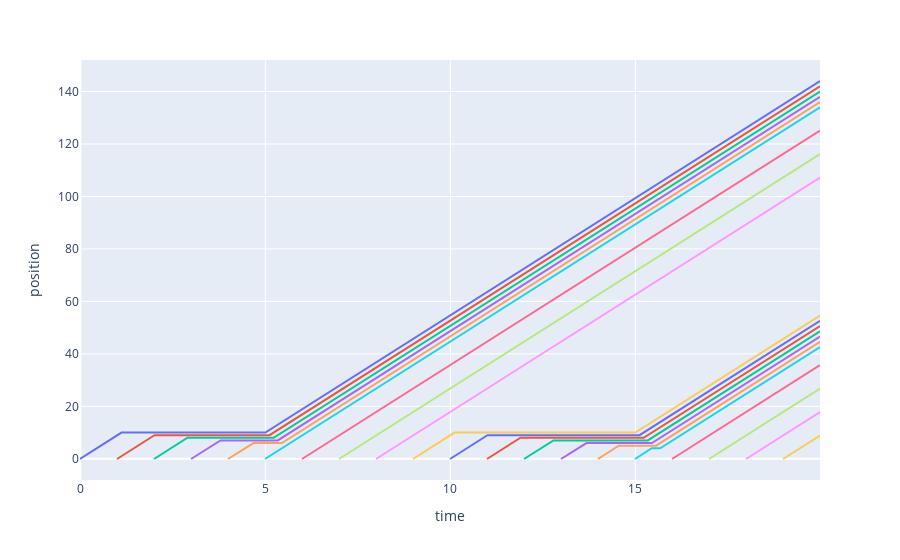

This figure's notebook cell:
### Code cell
display_dt_diagram_interactive(cars)

### Figure 1 — Plotly figure (JSON) as saved in the notebook; plotly's stock layout.template omitted (floating-point values rounded to 4 significant figures)
{"data": [{"hovertemplate": "id=0<br>time=%{x}<br>position=%{y}<extra></extra>", "legendgroup": "0", "line": {"color": "#636efa", "dash": "solid"}, "marker": {"symbol": "circle"}, "mode": "lines", "name": "0", "orientation": "v", "showlegend": true, "type": "scatter", "x": [-0.01, 1.112, 5.0, 19.99], "xaxis": "x", "y": [-0.08941, 10, 10, 144.0], "yaxis": "y"}, {"hovertemplate": "id=1<br>time=%{x}<br>position=%{y}<extra></extra>", "legendgroup": "1", "line": {"color": "#EF553B", "dash": "solid"}, "marker": {"symbol": "circle"}, "mode": "lines", "name": "1", "orientation": "v", "showlegend": true, "type": "scatter", "x": [0.99, 2.003, 5.112, 19.99], "xaxis": "x", "y": [-0.08941, 9, 9, 142.0], "yaxis": "y"}, {"hovertemplate": "id=2<br>time=%{x}<br>position=%{y}<extra></extra>", "legendgroup": "2", "line": {"color": "#00cc96", "dash": "solid"}, "marker": {"symbol": "circle"}, "mode": "lines", "name": "2", "orientation": "v", "showlegend": true, "type": "scatter", "x": [1.99, 2.895, 5.224, 19.99], "xaxis": "x", "y": [-0.08941, 8, 8, 140.0], "yaxis": "y"}, {"hovertemplate": "id=3<br>time=%{x}<br>position=%{y}<extra></extra>", "legendgroup": "3", "line": {"color": "#ab63fa", "dash": "solid"}, "marker": {"symbol": "circle"}, "mode": "lines", "name": "3", "orientation": "v", "showlegend": true, "type": "scatter", "x": [2.99, 3.787, 5.336, 19.99], "xaxis": "x", "y": [-0.08941, 7, 7, 138.0], "yaxis": "y"}, {"hovertemplate": "id=4<br>time=%{x}<br>position=%{y}<extra></extra>", "legendgroup": "4", "line": {"color": "#FFA15A", "dash": "solid"}, "marker": {"symbol": "circle"}, "mode": "lines", "name": "4", "orientation": "v", "showlegend": true, "type": "scatter", "x": [3.99, 4.679, 5.447, 19.99], "xaxis": "x", "y": [-0.08941, 6, 6, 136.0], "yaxis": "y"}, {"hovertemplate": "id=5<br>time=%{x}<br>position=%{y}<extra></extra>", "legendgroup": "5", "line": {"color": "#19d3f3", "dash": "solid"}, "marker": {"symbol": "circle"}, "mode": "lines", "name": "5", "orientation": "v", "showlegend": true, "type": "scatter", "x": [4.99, 19.99], "xaxis": "x", "y": [-0.08941, 134.0], "yaxis": "y"}, {"hovertemplate": "id=6<br>time=%{x}<br>position=%{y}<extra></extra>", "legendgroup": "6", "line": {"color": "#FF6692", "dash": "solid"}, "marker": {"symbol": "circle"}, "mode": "lines", "name": "6", "orientation": "v", "showlegend": true, "type": "scatter", "x": [5.99, 19.99], "xaxis": "x", "y": [-0.08941, 125.1], "yaxis": "y"}, {"hovertemplate": "id=7<br>time=%{x}<br>position=%{y}<extra></extra>", "legendgroup": "7", "line": {"color": "#B6E880", "dash": "solid"}, "marker": {"symbol": "circle"}, "mode": "lines", "name": "7", "orientation": "v", "showlegend": true, "type": "scatter", "x": [6.99, 19.99], "xaxis": "x", "y": [-0.08941, 116.1], "yaxis": "y"}, {"hovertemplate": "id=8<br>time=%{x}<br>position=%{y}<extra></extra>", "legendgroup": "8", "line": {"color": "#FF97FF", "dash": "solid"}, "marker": {"symbol": "circle"}, "mode": "lines", "name": "8", "orientation": "v", "showlegend": true, "type": "scatter", "x": [7.99, 19.99], "xaxis": "x", "y": [-0.08941, 107.2], "yaxis": "y"}, {"hovertemplate": "id=9<br>time=%{x}<br>position=%{y}<extra></extra>", "legendgroup": "9", "line": {"color": "#FECB52", "dash": "solid"}, "marker": {"symbol": "circle"}, "mode": "lines", "name": "9", "orientation": "v", "showlegend": true, "type": "scatter", "x": [8.99, 10.11, 15.0, 19.99], "xaxis": "x", "y": [-0.08941, 10, 10, 54.61], "yaxis": "y"}, {"hovertemplate": "id=10<br>time=%{x}<br>position=%{y}<extra></extra>", "legendgroup": "10", "line": {"color": "#636efa", "dash": "solid"}, "marker": {"symbol": "circle"}, "mode": "lines", "name": "10", "orientation": "v", "showlegend": true, "type": "scatter", "x": [9.99, 11.0, 15.11, 19.99], "xaxis": "x", "y": [-0.08941, 9, 9, 52.61], "yaxis": "y"}, {"hovertemplate": "id=11<br>time=%{x}<br>position=%{y}<extra></extra>", "legendgroup": "11", "line": {"color": "#EF553B", "dash": "solid"}, "marker": {"symbol": "circle"}, "mode": "lines", "name": "11", "orientation": "v", "showlegend": true, "type": "scatter", "x": [10.99, 11.9, 15.22, 19.99], "xaxis": "x", "y": [-0.08941, 8, 8, 50.61], "yaxis": "y"}, {"hovertemplate": "id=12<br>time=%{x}<br>position=%{y}<extra></extra>", "legendgroup": "12", "line": {"color": "#00cc96", "dash": "solid"}, "marker": {"symbol": "circle"}, "mode": "lines", "name": "12", "orientation": "v", "showlegend": true, "type": "scatter", "x": [11.99, 12.79, 15.34, 19.99], "xaxis": "x", "y": [-0.08941, 7, 7, 48.61], "yaxis": "y"}, {"hovertemplate": "id=13<br>time=%{x}<br>position=%{y}<extra></extra>", "legendgroup": "13", "line": {"color": "#ab63fa", "dash": "solid"}, "marker": {"symbol": "circle"}, "mode": "lines", "name": "13", "orientation": "v", "showlegend": true, "type": "scatter", "x": [12.99, 13.68, 15.45, 19.99], "xaxis": "x", "y": [-0.08941, 6, 6, 46.61], "yaxis": "y"}, {"hovertemplate": "id=14<br>time=%{x}<br>position=%{y}<extra></extra>", "legendgroup": "14", "line": {"color": "#FFA15A", "dash": "solid"}, "marker": {"symbol": "circle"}, "mode": "lines", "name": "14", "orientation": "v", "showlegend": true, "type": "scatter", "x": [13.99, 14.55, 15.56, 19.99], "xaxis": "x", "y": [-0.08941, 5, 5, 44.61], "yaxis": "y"}, {"hovertemplate": "id=15<br>time=%{x}<br>position=%{y}<extra></extra>", "legendgroup": "15", "line": {"color": "#19d3f3", "dash": "solid"}, "marker": {"symbol": "circle"}, "mode": "lines", "name": "15", "orientation": "v", "showlegend": true, "type": "scatter", "x": [14.99, 15.44, 15.67, 19.99], "xaxis": "x", "y": [-0.08941, 4, 4, 42.61], "yaxis": "y"}, {"hovertemplate": "id=16<br>time=%{x}<br>position=%{y}<extra></extra>", "legendgroup": "16", "line": {"color": "#FF6692", "dash": "solid"}, "marker": {"symbol": "circle"}, "mode": "lines", "name": "16", "orientation": "v", "showlegend": true, "type": "scatter", "x": [15.99, 19.99], "xaxis": "x", "y": [-0.08941, 35.67], "yaxis": "y"}, {"hovertemplate": "id=17<br>time=%{x}<br>position=%{y}<extra></extra>", "legendgroup": "17", "line": {"color": "#B6E880", "dash": "solid"}, "marker": {"symbol": "circle"}, "mode": "lines", "name": "17", "orientation": "v", "showlegend": true, "type": "scatter", "x": [16.99, 19.99], "xaxis": "x", "y": [-0.08941, 26.73], "yaxis": "y"}, {"hovertemplate": "id=18<br>time=%{x}<br>position=%{y}<extra></extra>", "legendgroup": "18", "line": {"color": "#FF97FF", "dash": "solid"}, "marker": {"symbol": "circle"}, "mode": "lines", "name": "18", "orientation": "v", "showlegend": true, "type": "scatter", "x": [17.99, 19.99], "xaxis": "x", "y": [-0.08941, 17.79], "yaxis": "y"}, {"hovertemplate": "id=19<br>time=%{x}<br>position=%{y}<extra></extra>", "legendgroup": "19", "line": {"color": "#FECB52", "dash": "solid"}, "marker": {"symbol": "circle"}, "mode": "lines", "name": "19", "orientation": "v", "showlegend": true, "type": "scatter", "x": [18.99, 19.99], "xaxis": "x", "y": [-0.08941, 8.851], "yaxis": "y"}], "layout": {"legend": {"title": {"text": "id"}, "tracegroupgap": 0}, "margin": {"t": 60}, "showlegend": false, "xaxis": {"anchor": "y", "domain": [0, 1], "title": {"text": "time"}}, "yaxis": {"anchor": "x", "domain": [0, 1], "title": {"text": "position"}}}}
